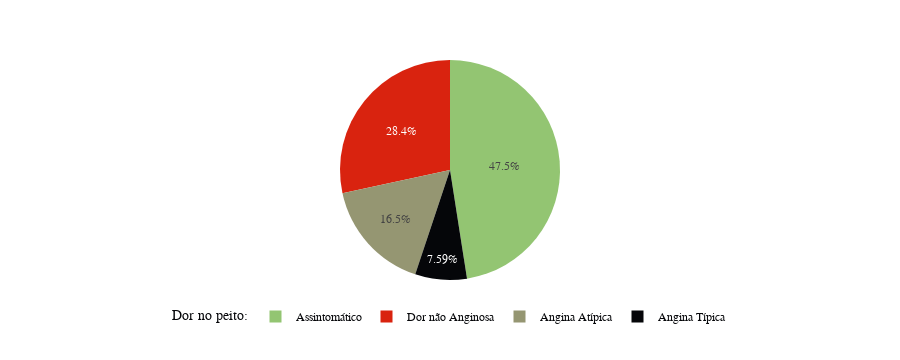

This figure's notebook cell:
### Markdown cell above
### CP

### Code cell
# Pizza Graph

cp_map = {
    1: 'Angina Típica',
    2: 'Angina Atípica',
    3: 'Dor não Anginosa',
    4: 'Assintomático'
}


df['cp_labels'] = df['cp'].map(cp_map) # nova coluna com nomes das categorias

cp_groupby = df.groupby(['cp_labels']).size().reset_index(name='cp_count')


# Criando o gráfico de pizza com os nomes qualitativos

cp_pizza = px.pie(cp_groupby, 
                  values='cp_count', 
                  names='cp_labels',
                  color='cp_labels',
                  color_discrete_map = {'Angina Típica': color_pal[0], 'Angina Atípica': color_pal[2], 'Dor não Anginosa': color_pal[3], 'Assintomático' : color_pal[4]},
                  labels={'cp_labels': 'Tipo de Angina', 'cp_count' : 'Núm Pacientes'}
                  )

# Cores

# Layout

cp_pizza.update_layout(

    font=dict(family ='Fira Code, sans-serif', color = color_pal[0], size=12),
    legend=dict(
        title='Dor no peito:',
        orientation = 'h',
        xanchor='center',
        x=0.5,
    ),
)

cp_pizza.show()

### Figure 1 — Plotly figure (JSON) as saved in the notebook; plotly's stock layout.template omitted (floating-point values rounded to 4 significant figures)
{"data": [{"customdata": [["Angina Atípica"], ["Angina Típica"], ["Assintomático"], ["Dor não Anginosa"]], "domain": {"x": [0, 1], "y": [0, 1]}, "hovertemplate": "Tipo de Angina=%{customdata[0]}<br>Núm Pacientes=%{value}<extra></extra>", "labels": ["Angina Atípica", "Angina Típica", "Assintomático", "Dor não Anginosa"], "legendgroup": "", "marker": {"colors": ["#959672", "#050609", "#93C572", "#D9230F"]}, "name": "", "showlegend": true, "type": "pie", "values": [50, 23, 144, 86]}], "layout": {"font": {"color": "#050609", "family": "Fira Code, sans-serif", "size": 12}, "height": 360, "legend": {"orientation": "h", "title": {"text": "Dor no peito:"}, "tracegroupgap": 0, "x": 0.5, "xanchor": "center", "y": -0.1}, "margin": {"t": 60}}}
